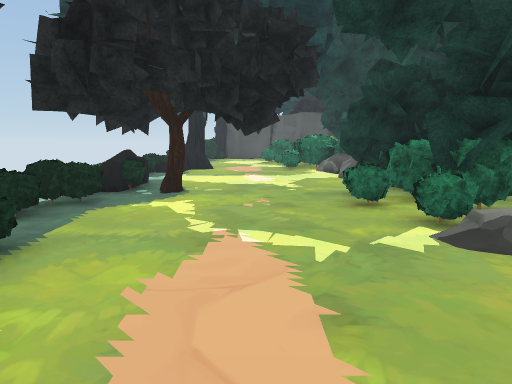
view 1 (above)

21 first-person views from a walk through a Unity game level. The camera is 1.4 m above the floor, tilts 8° down and sees 70° across. The floor is counted in squares, 1 m on a side. Each view is taken from the middle of a square. On the plan, view 1 faces up. The plan holds only what a view shows up to about 16 squares ahead; the rest is blank. The place goes on beyond the plan. The player character is not drawn. Some animated figures are not drawn. Some surface patterns are stand-ins.

view 2
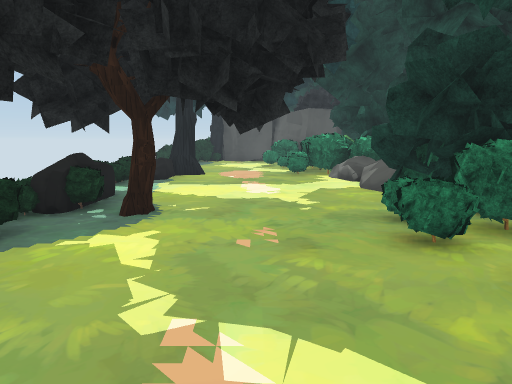

view 3
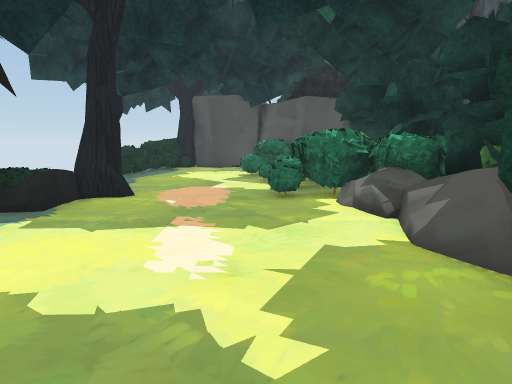

view 4
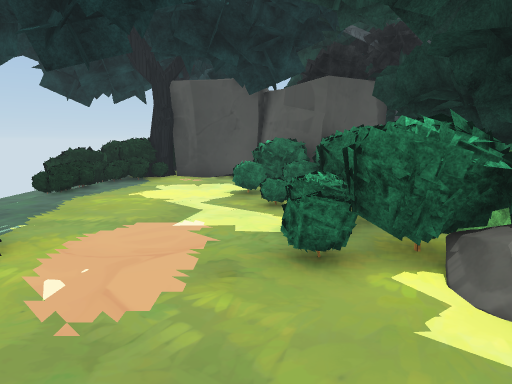

view 5
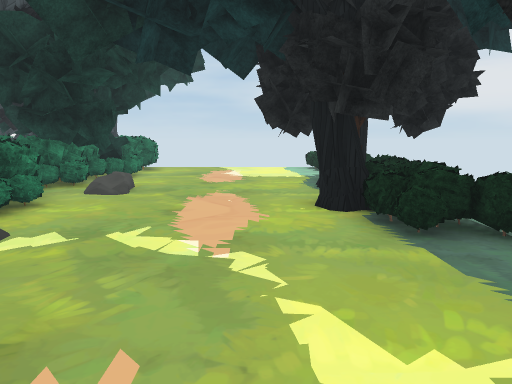

view 6
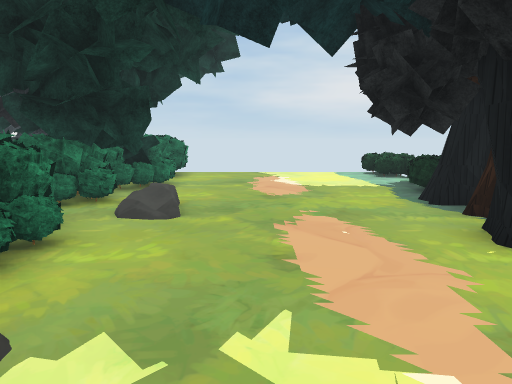

view 7
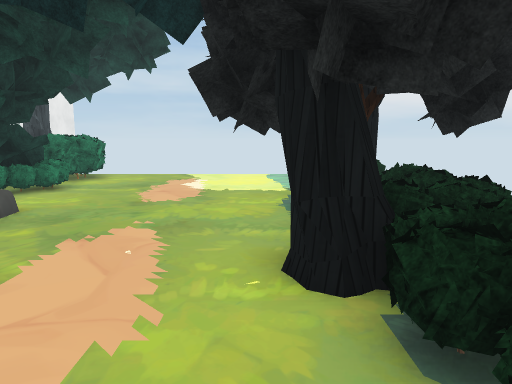

view 8
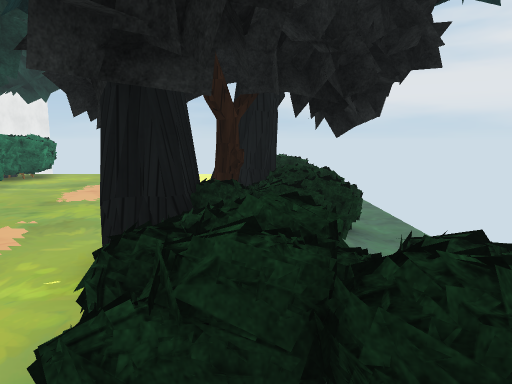

view 9
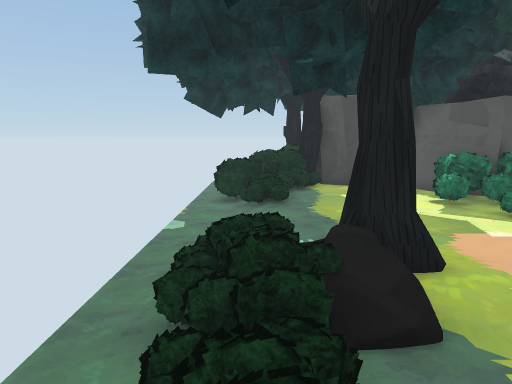

view 10
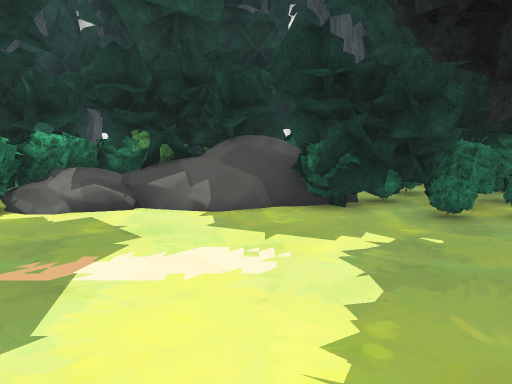

view 11
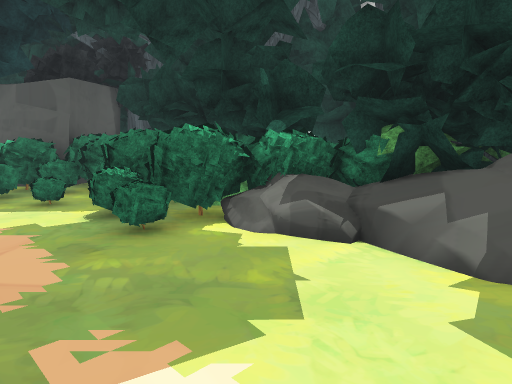

view 12
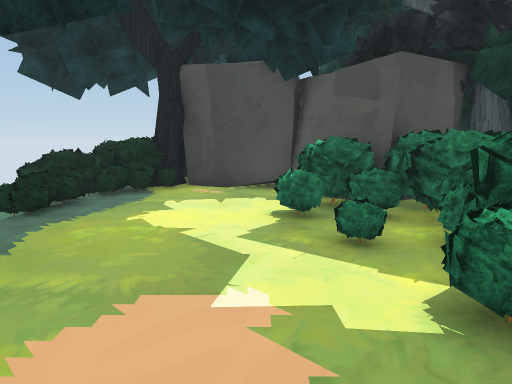

view 13
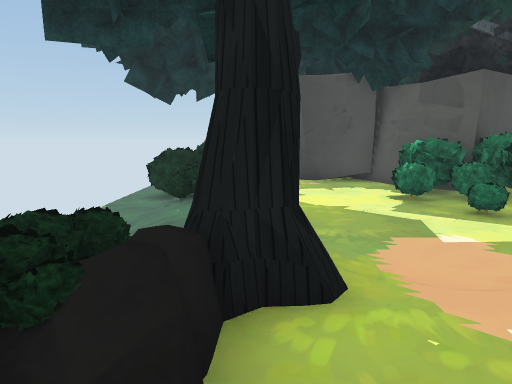

view 14
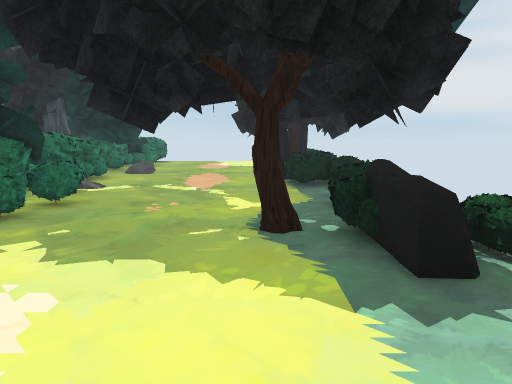

view 15
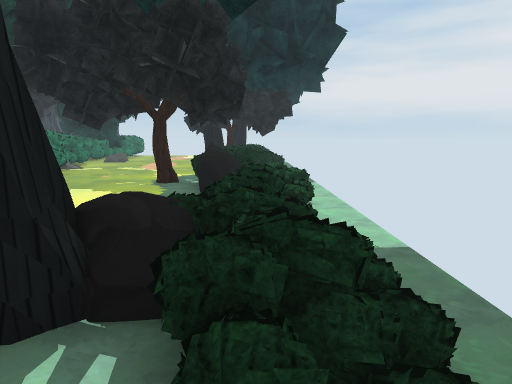

view 16
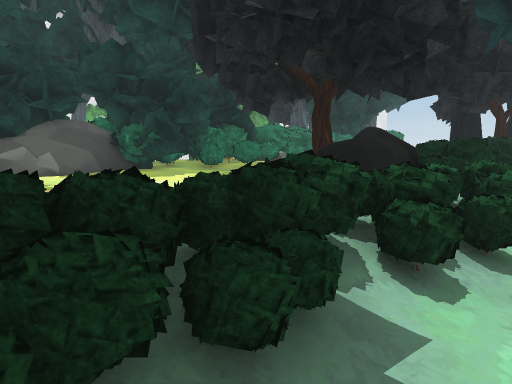

view 17
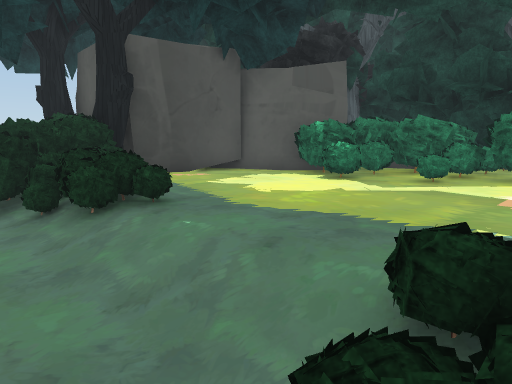

view 18
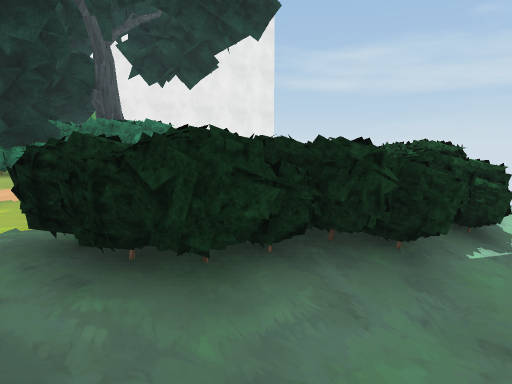

view 19
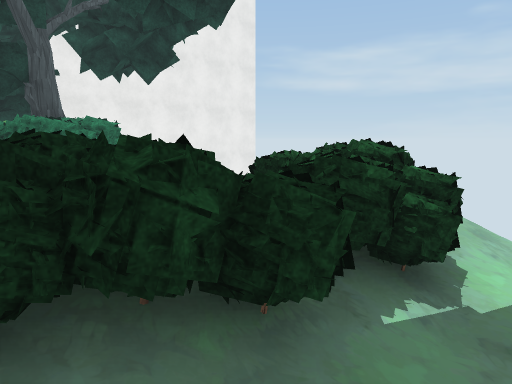

view 20
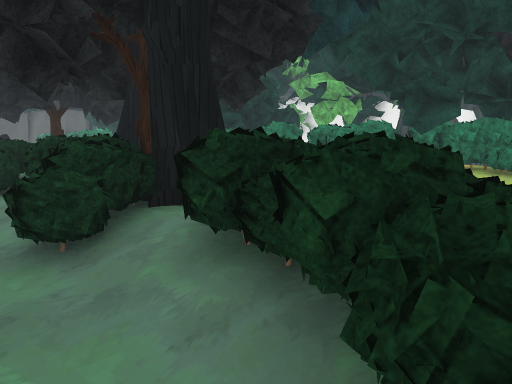

view 21
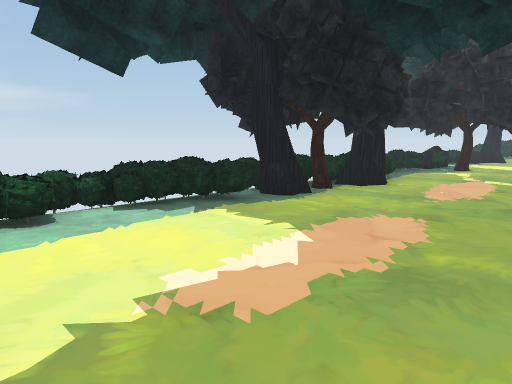

### Floor plan
Key: @ floor where view 1 was taken; # wall or solid block; x gap in a wall; . main floor; - floor 0.5 m lower than the main floor; / step, stairs or slope; = window, fence, low wall or low ledge; ^ raised ledge; O other object.
Columns run from 7 left of view 1 to 7 right of it. Each row starts with its distance up from view 1.
 31     OO
 30    ##O      OOO
 29   ##OO  O    OO
 28  ##^#.OOOO OOOO
 27 ###==...O#  #OO
 26 --=x.....OO## O
 25 --==....####
 24 --=/...=^###
 23 --/.....==#
 22 --/......=#
 21 --/......##
 20 -==......##
 19 -=x.O....## ##
 18 -===O...=#####^
 17 -===......OO##O
 16 -===.......#OOO
 15 -==........OOOO
 14 -==.......=^#OO
 13 -=/........##O
 12 -==O......O###
 11 -^#O......OOO
 10 -=#O.O.O..OOOOO
  9 - ==.....=#OOOO
  8   =#.....=^#OO
  7   ==......#OOO
  6   =.......=#
  5   x==..... #
  4  =#^=......##
  3  #=^#......^#
  2  -=^OO.....##
  1  -=###.....##
  0 --##OO.@..  #
 -1 -=#OO...../O#
 -2 -==OO......O#
 -3 --^^=......O#
 -4 --^^.......##
 -5 -=^^.......##
 -6 -##.........#
 -7 -=#=.......##
 -8  =#=.......^#
 -9  /==.......##
-10   =

Where each view was taken, in squares from view 1:
view 1: 0 up, 0 right, facing up
view 2: 3 up, 0 right, facing up
view 3: 9 up, 1 right, facing up
view 4: 14 up, 1 right, facing up
view 5: 10 up, 1 left, facing down
view 6: 7 up, 1 right, facing down
view 7: 6 up, 2 left, facing down
view 8: 6 up, 4 left, facing down
view 9: 13 up, 5 left, facing up
view 10: 13 up, 4 left, facing right
view 11: 13 up, 1 left, facing up-right
view 12: 17 up, 0 right, facing up
view 13: 15 up, 3 left, facing up
view 14: 16 up, 2 left, facing down
view 15: 21 up, 5 left, facing down
view 16: 17 up, 7 left, facing down-right
view 17: 19 up, 7 left, facing up-right
view 18: 2 down, 7 left, facing down-right
view 19: 4 down, 7 left, facing down-right
view 20: 6 down, 7 left, facing up-right
view 21: 9 down, 3 right, facing up-left
